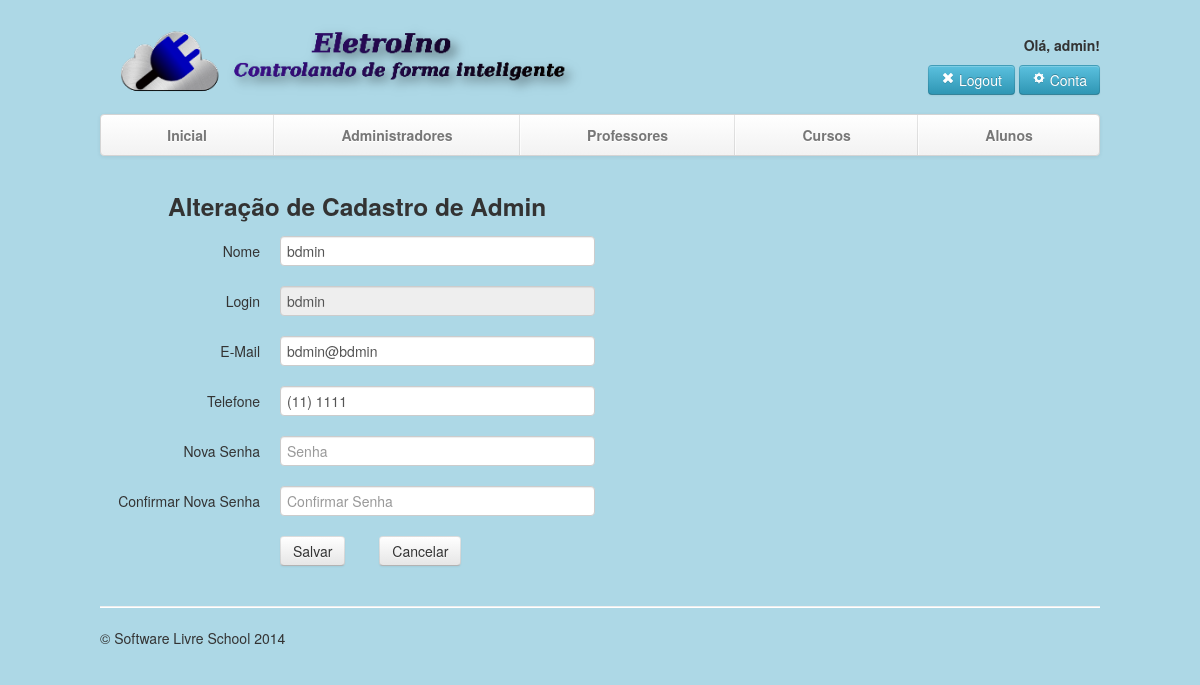
The page /sistema/admin/alterar-admin.php?id=2 (signed in) on the database its author committed.
### tables this page shows
CREATE TABLE `administradores` (
  `id_administrador` int(11) NOT NULL AUTO_INCREMENT,
  `login` varchar(50) DEFAULT NULL,
  `senha` varchar(50) DEFAULT NULL,
  `nome` varchar(150) DEFAULT NULL,
  `telefone` varchar(20) DEFAULT NULL,
  `email` varchar(150) DEFAULT NULL,
  PRIMARY KEY (`id_administrador`)
);

### sistema/admin/alterar-admin.php (the view, shortened to what this page needs)
<?php include 'header-admin.php'; ?>
<?php include('../conexao.php');
try {
    $sql = "SELECT * FROM administradores WHERE id_administrador LIKE :id";
    $instrucao = $conexao->prepare($sql);
    $dados = array('id' => $_GET['id']);
    $instrucao->execute($dados);
    $linhas = $instrucao->fetchAll();
    foreach($linhas as $linha) {
?>
    <div class="row-fluid">
        <div class="span8">
            <h3>&nbsp;&nbsp;&nbsp;&nbsp;&nbsp;&nbsp;&nbsp;&nbsp;&nbsp; Alteração de Cadastro de Admin</h3>
            <form align="left" class="form-horizontal" method="post" action="tratar-alterar-admin.php?id=<?php echo $_GET['id'] ?>">
                <div class="control-group">
                    <label class="control-label" for="Nome">Nome</label>
                    <div class="controls">
                        <input class="span8" required type="text" name="nome" id="nome" placeholder="Nome" value="<?php echo $linha['nome'] ?>">
                    </div>
                </div>
                <div class="control-group">
                    <label class="control-label" for="Login">Login</label>
                    <div class="controls">
                        <input class="span8" type="text" disabled name="login" id="login" placeholder="Login" value="<?php echo $linha['login'] ?>">
                    </div>
                </div>
                <div class="control-group">
                    <label class="control-label" for="Email">E-Mail</label>
                    <div class="controls">
                       <input class="span8" required type="text" name="email" id="email" placeholder="Email" value="<?php echo $linha['email'] ?>" oninput="validacaoEmail(this)">
                    </div>
                </div>
                <div class="control-group">
                    <label class="control-label" for="Tel">Telefone</label>
                    <div class="controls">
                        <input class="span8" required type="text" name="telefone" id="telefone" placeholder="Telefone" value="<?php echo $linha['telefone'] ?>">
                    </div>
                </div>
                 <div class="control-group">
                    <label class="control-label" for="Senha"> Nova Senha</label>
                    <div class="controls">
                        <input class="span8" type="password" name="senha" id="senha" placeholder="Senha">
                    </div>
                </div>
                <div class="control-group">
                    <label class="control-label" for="confsenha"> Confirmar Nova Senha</label>
                    <div class="controls">
                        <input class="span8" type="password" id="confsenha" oninput="validaSenha(this)" name="confsenha" placeholder="Confirmar Senha">
                    </div>
                </div>
                <div class="control-group">
                    <div class="controls">
                        <button type="submit" class="btn">Salvar</button>
                        <button style="margin-left:30px;" class="btn" id="cancelaradmin" onClick="cancelar();">  Cancelar</button>
                    </div>
                </div>
    <?php
        }
    }
    catch (PDOException $ex) {
        echo $ex->getMessage();
    }
    ?>
   </form>
</div>
</div>
<?php include 'footer-admin.php'; ?>

### css/mystyle.css (style rules this page uses)
body { padding-top: 20px; padding-bottom: 60px; }

### rows shown on the page
administradores: nome "bdmin", login "bdmin", email "bdmin@bdmin", telefone "(11) 1111"

### other values the page prints
$_SESSION['login'] "admin"
